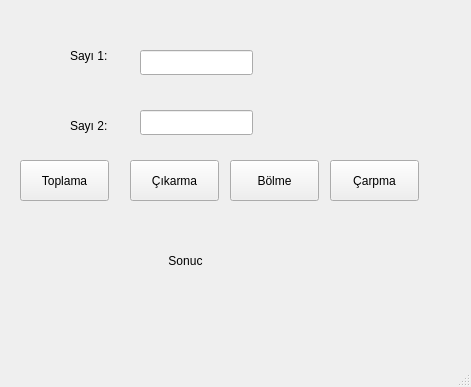
<?xml version="1.0" encoding="UTF-8"?>
<ui version="4.0">
 <class>MainWindow</class>
 <widget class="QMainWindow" name="MainWindow">
  <property name="geometry">
   <rect>
    <x>0</x>
    <y>0</y>
    <width>471</width>
    <height>387</height>
   </rect>
  </property>
  <property name="windowTitle">
   <string>MainWindow</string>
  </property>
  <widget class="QWidget" name="centralwidget">
   <widget class="QLabel" name="label1">
    <property name="geometry">
     <rect>
      <x>70</x>
      <y>40</y>
      <width>51</width>
      <height>31</height>
     </rect>
    </property>
    <property name="text">
     <string>Sayı 1:</string>
    </property>
   </widget>
   <widget class="QLabel" name="label2">
    <property name="geometry">
     <rect>
      <x>70</x>
      <y>110</y>
      <width>51</width>
      <height>31</height>
     </rect>
    </property>
    <property name="text">
     <string>Sayı 2:</string>
    </property>
   </widget>
   <widget class="QLineEdit" name="txtsayi1">
    <property name="geometry">
     <rect>
      <x>140</x>
      <y>50</y>
      <width>113</width>
      <height>25</height>
     </rect>
    </property>
   </widget>
   <widget class="QLineEdit" name="txtsayi2">
    <property name="geometry">
     <rect>
      <x>140</x>
      <y>110</y>
      <width>113</width>
      <height>25</height>
     </rect>
    </property>
   </widget>
   <widget class="QPushButton" name="btntopla">
    <property name="geometry">
     <rect>
      <x>20</x>
      <y>160</y>
      <width>89</width>
      <height>41</height>
     </rect>
    </property>
    <property name="text">
     <string>Toplama</string>
    </property>
   </widget>
   <widget class="QPushButton" name="btncikar">
    <property name="geometry">
     <rect>
      <x>130</x>
      <y>160</y>
      <width>89</width>
      <height>41</height>
     </rect>
    </property>
    <property name="text">
     <string>Çıkarma</string>
    </property>
   </widget>
   <widget class="QPushButton" name="btnbol">
    <property name="geometry">
     <rect>
      <x>230</x>
      <y>160</y>
      <width>89</width>
      <height>41</height>
     </rect>
    </property>
    <property name="text">
     <string>Bölme</string>
    </property>
   </widget>
   <widget class="QPushButton" name="btncarp">
    <property name="geometry">
     <rect>
      <x>330</x>
      <y>160</y>
      <width>89</width>
      <height>41</height>
     </rect>
    </property>
    <property name="text">
     <string>Çarpma</string>
    </property>
   </widget>
   <widget class="QLabel" name="sonuc">
    <property name="geometry">
     <rect>
      <x>110</x>
      <y>230</y>
      <width>151</width>
      <height>61</height>
     </rect>
    </property>
    <property name="contextMenuPolicy">
     <enum>Qt::NoContextMenu</enum>
    </property>
    <property name="layoutDirection">
     <enum>Qt::LeftToRight</enum>
    </property>
    <property name="text">
     <string>Sonuc</string>
    </property>
    <property name="alignment">
     <set>Qt::AlignCenter</set>
    </property>
   </widget>
  </widget>
  <widget class="QMenuBar" name="menubar">
   <property name="geometry">
    <rect>
     <x>0</x>
     <y>0</y>
     <width>471</width>
     <height>22</height>
    </rect>
   </property>
  </widget>
  <widget class="QStatusBar" name="statusbar"/>
 </widget>
 <resources/>
 <connections/>
</ui>
